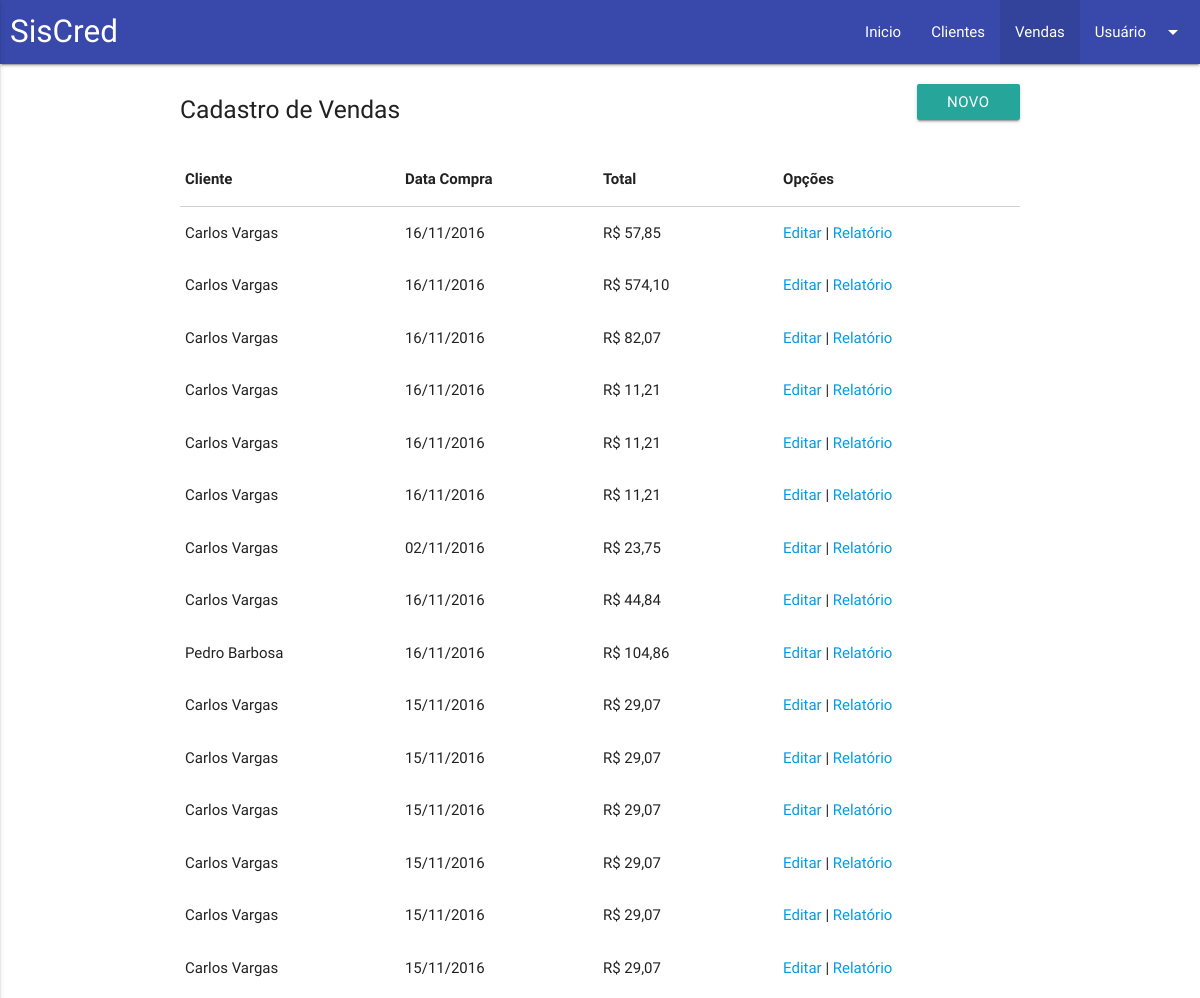
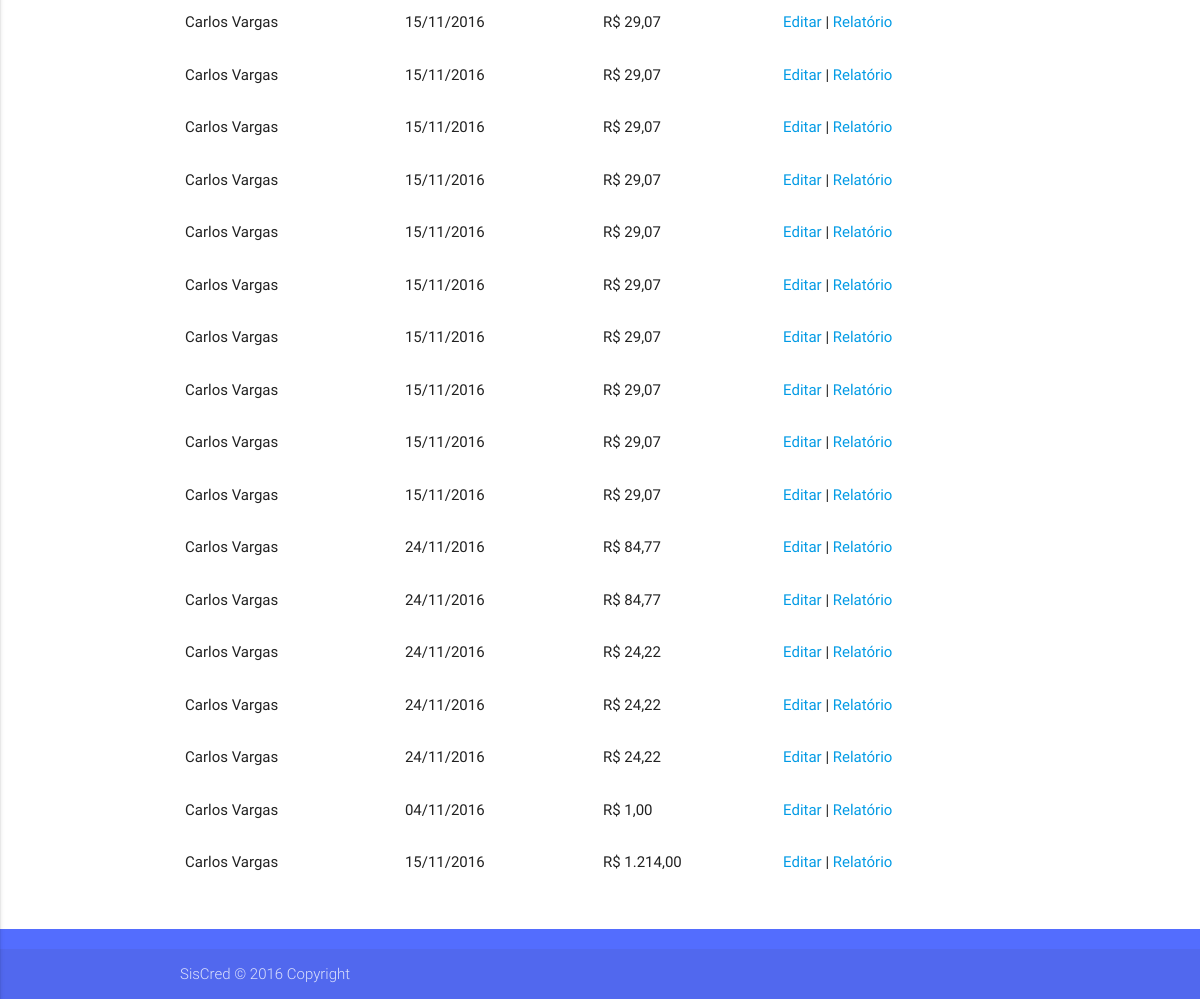
/index.php/vendas, run on the app's committed database (2 pictures, top to bottom).
### tables this page shows
CREATE TABLE `venda` (
  `id` int(11) NOT NULL AUTO_INCREMENT,
  `id_funcionario` int(11) NOT NULL,
  `id_cliente` int(11) NOT NULL,
  `data_compra` datetime NOT NULL,
  `valor_total` decimal(10,2) NOT NULL,
  `forma_pagamento` int(11) NOT NULL COMMENT '1 - a vista\n2 - a prazo',
  `prestacoes` int(11) DEFAULT NULL,
  `diapagto` int(11) DEFAULT NULL,
  PRIMARY KEY (`id`),
  KEY `fk_vendas_cliente_idx` (`id_cliente`),
  KEY `fk_vendas_funcionario_idx` (`id_funcionario`),
  CONSTRAINT `fk_vendas_cliente` FOREIGN KEY (`id_cliente`) REFERENCES `cliente` (`id`) ON DELETE NO ACTION ON UPDATE NO ACTION,
  CONSTRAINT `fk_vendas_funcionario` FOREIGN KEY (`id_funcionario`) REFERENCES `funcionario` (`id`) ON DELETE NO ACTION ON UPDATE NO ACTION
);

CREATE TABLE `cliente` (
  `id` int(11) NOT NULL AUTO_INCREMENT,
  `nome` varchar(100) NOT NULL,
  `sobrenome` varchar(100) NOT NULL,
  `endereco` varchar(200) NOT NULL,
  `telefone` varchar(45) NOT NULL,
  `cidade` varchar(200) NOT NULL,
  `estado` varchar(2) NOT NULL,
  `cpf` varchar(11) NOT NULL,
  `email` varchar(100) NOT NULL,
  `data_nascimento` date NOT NULL,
  PRIMARY KEY (`id`)
);

### application/controllers/Vendas.php (called while the page is built, shortened)
<?php
class Vendas extends CI_Controller {
    public function __construct() {
        $this->load->model('Vendas_model');
        $this->load->model('Clientes_model');
        $this->load->model('Produtos_model');
    }
    public function index() {
        $data = array();
        $vendas = $this->Vendas_model->findAll();
        $data['view'] = 'app/vendas/list';
        $data['url'] = 'vendas';
        $data['vendas'] = $vendas;
        $this->load->view('index', $data);
    }
}

### index.php (called while the page is built, shortened)
<?php
require_once BASEPATH.'core/CodeIgniter.php';

### application/models/Vendas_model.php (called while the page is built, shortened)
<?php
class Vendas_model extends CI_Model {
    public function findAll() {
        $this->db->select("venda.id AS id_venda,
						   venda.forma_pagamento AS forma_pagamento,
						   venda.valor_total AS valor_total,
						   DATE_FORMAT(data_compra,'%d/%m/%Y') AS data_compra,
						   cliente.id AS id_cliente,
						   cliente.nome AS nome_cliente,
						   cliente.sobrenome AS sobrenome_cliente,
						   funcionario.id AS id_funcionario,
						   funcionario.nome AS nome_funcionario,
						   funcionario.sobrenome AS sobrenome_funcionario");
        $this->db->from('venda');
        $this->db->join('cliente', 'cliente.id = venda.id_cliente');
        $this->db->join('funcionario', 'funcionario.id = venda.id_funcionario');
		$this->db->order_by("venda.id", "desc");
        $query = $this->db->get();
        $result = $query->result_array();
        return $result;
    }
}

### application/views/app/vendas/list.php (the view, shortened to what this page needs)
<div class="row align-top">
    <div class="col s6"><h5>Cadastro de Vendas</h5></div>
    <div class="col s6 right-align"><a href="<?php echo base_url()?>vendas/novo" class="waves-effect waves-light btn">Novo</a></div>
</div>
<div class="row">
    <div class="col s12">
        <table class="highlight responsive-table">
            <thead>
                <tr>
                    <th data-field="cliente">Cliente</th>
                    <th data-field="data">Data Compra</th>
                    <th data-field="total">Total</th>
                    <th data-field="opcoes">Opções</th>
                </tr>
            </thead>
            <tbody>
                <?php
                if (isset($vendas)) :
                    foreach ($vendas as $venda) :
                        ?>
                        <tr>
                            <td><?php echo $venda['nome_cliente'].' '.$venda['sobrenome_cliente']; ?></td>
                            <td><?php echo $venda['data_compra']; ?></td>
                            <td align="right">R$ <?php echo number_format($venda['valor_total'], 2, ',', '.'); ?></td>
                            <td>
                                <a href="<?php echo base_url()?>vendas/edit/<?php echo $venda['id_venda']?>">Editar</a> |
                                <a href="<?php echo base_url()?>vendas/relatorio/<?php echo $venda['id_venda']?>">Relatório</a>
                            </td>
                        </tr>
                        <?php
                    endforeach;
                    ?>
                <?php endif ?>
            </tbody>
        </table>
    </div>
</div>

### application/views/index.php (shortened to what this page needs)
<!DOCTYPE html>
<html>
    <head>
        <link type="text/css" rel="stylesheet" href="<?php echo base_url()?>public/materialize/css/materialize.min.css" media="screen,projection"/>
        <link type="text/css" rel="stylesheet" href="<?php echo base_url()?>public/app.css" media="screen,projection"/>
    </head>
    <body>
        <nav class=" indigo darken-1">
            <div class="nav-wrapper ">
                <a href="#!" class="brand-logo">SisCred</a>
                <ul class=" lighten-3 right hide-on-med-and-down">
                    <li class="<?php if($url == 'home' or !isset($url)) { echo 'active'; }?>">
                        <a href="<?php echo base_url()?>">Inicio</a>
                    </li>
                    <li class="<?php if($url == 'clientes') { echo 'active'; }?>">
                        <a href="<?php echo base_url()?>clientes">Clientes</a>
                    </li>
                    <li class="<?php if($url == 'vendas') { echo 'active'; }?>">
                        <a href="<?php echo base_url()?>vendas">Vendas</a>
                    </li>
                    <li>
                        <a class="dropdown-button" href="#!" data-activates="dropdown1">Usuário<i class="material-icons right">arrow_drop_down</i></a>
                    </li>
                </ul>
            </div>
        </nav>
        <main>
            <div class="container">
                 <?php $this->load->view($view);?>
            </div>
        </main>
        <footer class="indigo accent-2 page-footer">
            <div class="footer-copyright">
                <div class="container">
                    SisCred © 2016 Copyright
                </div>
            </div>
        </footer>
    </body>
</html>

### public/app.css (style rules this page uses)
body { display: flex; min-height: 100vh; flex-direction: column; }
main { flex: 1 0 auto; }
.brand-logo { margin-left: 10px; }
.align-top { padding-top: 20px; }

### data on the page
venda: id_cliente.nome "Carlos", id_cliente.sobrenome "Vargas", data_compra "16/11/2016", valor_total "57,85"
venda: id_cliente.nome "Carlos", id_cliente.sobrenome "Vargas", data_compra "16/11/2016", valor_total "574,10"
venda: id_cliente.nome "Carlos", id_cliente.sobrenome "Vargas", data_compra "16/11/2016", valor_total "82,07"
venda: id_cliente.nome "Carlos", id_cliente.sobrenome "Vargas", data_compra "16/11/2016", valor_total "11,21"
venda: id_cliente.nome "Carlos", id_cliente.sobrenome "Vargas", data_compra "16/11/2016", valor_total "11,21"
venda: id_cliente.nome "Carlos", id_cliente.sobrenome "Vargas", data_compra "16/11/2016", valor_total "11,21"
venda: id_cliente.nome "Carlos", id_cliente.sobrenome "Vargas", data_compra "02/11/2016", valor_total "23,75"
venda: id_cliente.nome "Carlos", id_cliente.sobrenome "Vargas", data_compra "16/11/2016", valor_total "44,84"
venda: id_cliente.nome "Pedro", id_cliente.sobrenome "Barbosa", data_compra "16/11/2016", valor_total "104,86"
venda: id_cliente.nome "Carlos", id_cliente.sobrenome "Vargas", data_compra "15/11/2016", valor_total "29,07"
venda: id_cliente.nome "Carlos", id_cliente.sobrenome "Vargas", data_compra "15/11/2016", valor_total "29,07"
venda: id_cliente.nome "Carlos", id_cliente.sobrenome "Vargas", data_compra "15/11/2016", valor_total "29,07"
venda: id_cliente.nome "Carlos", id_cliente.sobrenome "Vargas", data_compra "15/11/2016", valor_total "29,07"
venda: id_cliente.nome "Carlos", id_cliente.sobrenome "Vargas", data_compra "15/11/2016", valor_total "29,07"
venda: id_cliente.nome "Carlos", id_cliente.sobrenome "Vargas", data_compra "15/11/2016", valor_total "29,07"
venda: id_cliente.nome "Carlos", id_cliente.sobrenome "Vargas", data_compra "15/11/2016", valor_total "29,07"
venda: id_cliente.nome "Carlos", id_cliente.sobrenome "Vargas", data_compra "15/11/2016", valor_total "29,07"
venda: id_cliente.nome "Carlos", id_cliente.sobrenome "Vargas", data_compra "15/11/2016", valor_total "29,07"
venda: id_cliente.nome "Carlos", id_cliente.sobrenome "Vargas", data_compra "15/11/2016", valor_total "29,07"
venda: id_cliente.nome "Carlos", id_cliente.sobrenome "Vargas", data_compra "15/11/2016", valor_total "29,07"
venda: id_cliente.nome "Carlos", id_cliente.sobrenome "Vargas", data_compra "15/11/2016", valor_total "29,07"
venda: id_cliente.nome "Carlos", id_cliente.sobrenome "Vargas", data_compra "15/11/2016", valor_total "29,07"
venda: id_cliente.nome "Carlos", id_cliente.sobrenome "Vargas", data_compra "15/11/2016", valor_total "29,07"
venda: id_cliente.nome "Carlos", id_cliente.sobrenome "Vargas", data_compra "15/11/2016", valor_total "29,07"
venda: id_cliente.nome "Carlos", id_cliente.sobrenome "Vargas", data_compra "15/11/2016", valor_total "29,07"
venda: id_cliente.nome "Carlos", id_cliente.sobrenome "Vargas", data_compra "24/11/2016", valor_total "84,77"
venda: id_cliente.nome "Carlos", id_cliente.sobrenome "Vargas", data_compra "24/11/2016", valor_total "84,77"
venda: id_cliente.nome "Carlos", id_cliente.sobrenome "Vargas", data_compra "24/11/2016", valor_total "24,22"
venda: id_cliente.nome "Carlos", id_cliente.sobrenome "Vargas", data_compra "24/11/2016", valor_total "24,22"
venda: id_cliente.nome "Carlos", id_cliente.sobrenome "Vargas", data_compra "24/11/2016", valor_total "24,22"
venda: id_cliente.nome "Carlos", id_cliente.sobrenome "Vargas", data_compra "04/11/2016", valor_total "1,00"
venda: id_cliente.nome "Carlos", id_cliente.sobrenome "Vargas", data_compra "15/11/2016", valor_total "1.214,00"
